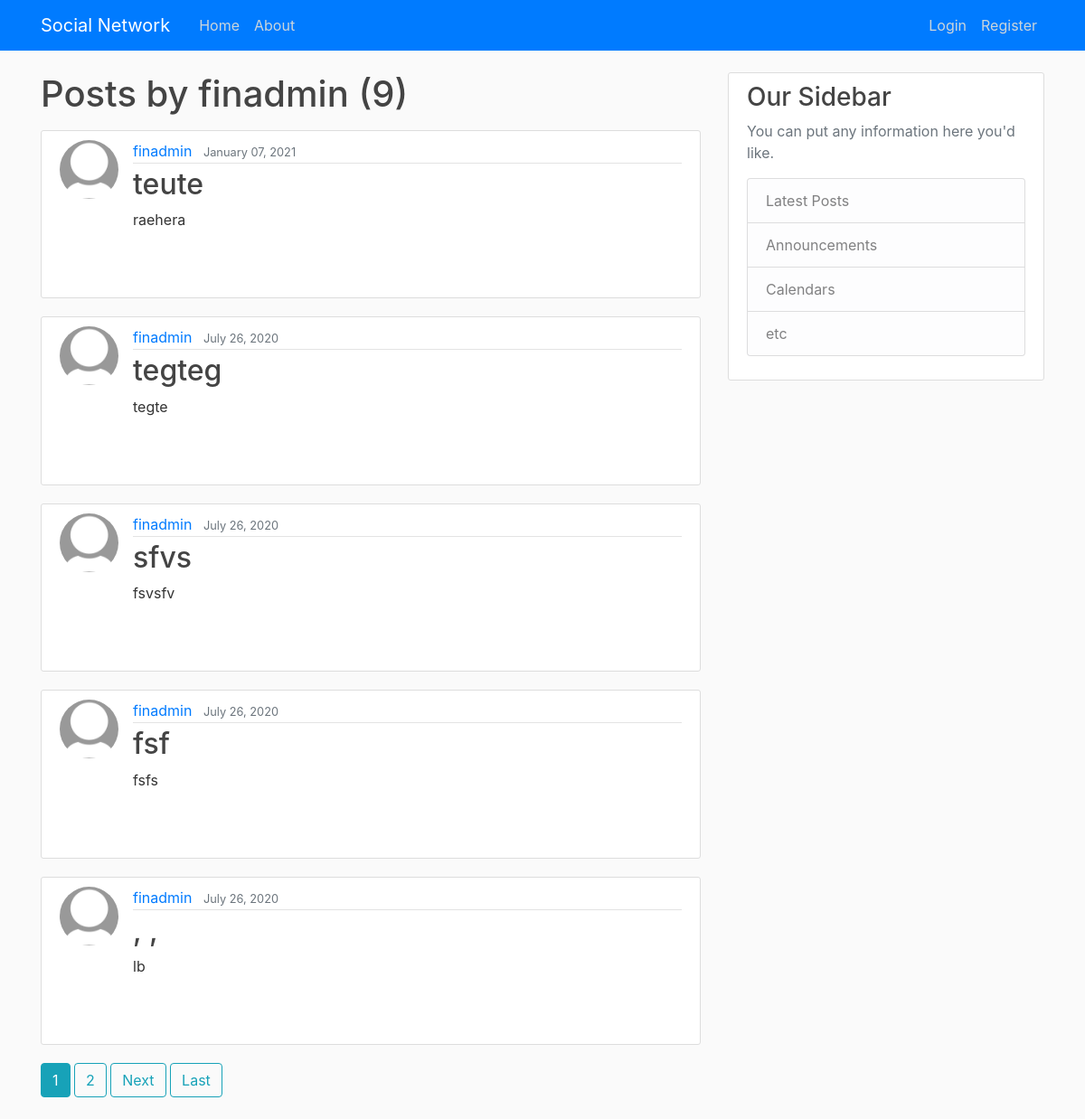
The page /user/finadmin on the database its author committed.
### blog/models.py (models this page shows, shortened)
class Post(models.Model):
    title = models.CharField(max_length=100)
    content = models.TextField()
    image = models.ImageField(default='default.jpg', upload_to='post_pics/')
    date_posted = models.DateTimeField(default=timezone.now)
    author = models.ForeignKey(User, on_delete=models.CASCADE)

### users/models.py (models this page shows, shortened)
class Profile(models.Model):
    bio = models.CharField(max_length = 100)
    user = models.OneToOneField(User, on_delete=models.CASCADE)
    image = models.ImageField(default='default.jpg', upload_to='profile_pics')

### blog/views.py (the view)
# urls.py: path('user/<str:username>', UserPostListView.as_view(), name='user-posts'),
class UserPostListView(ListView):
	model = Post
	template_name = 'blog/user_posts.html'  #  <app>/<model>_<viewtype>.html
	context_object_name = 'posts'
	paginate_by=5
	def get_queryset(self):
		user= get_object_or_404(User, username=self.kwargs.get('username'))
		return Post.objects.filter(author=user).order_by('-date_posted')

### blog/templates/blog/user_posts.html (shortened to what this page needs)
{% extends "blog/base.html"%}
{% block content %}
	<h1 class="mb-3">Posts by {{ view.kwargs.username }} ({{ page_obj.paginator.count }})</h1>
	{% for post in posts %}
		<article class="media content-section">
		  <img class="rounded-circle article-img" src="{{ post.author.profile.image.url }}">
		  <div class="media-body">
		    <div class="article-metadata">
		      <a class="mr-2" href="{% url 'user-posts' post.author.username %}">{{ post.author }}</a>
		      <small class="text-muted">{{ post.date_posted|date:"F d, Y" }}</small>
		    </div>
		    <h2><a class="article-title" href="{% url 'post-detail' post.id %}">{{ post.title }}</a></h2>
		    <p class="article-content">{{ post.content }}
		    	<img src="{{ post.Pic.image.url }}"></p>
		  </div>
		</article>
	{% endfor %}
	{% if is_paginated %}
		{% for num in page_obj.paginator.page_range %}
			{% if page_obj.number == num %}
				<a class="btn btn-info mb-4" href="?page={{ num }}">{{ num }}</a>
			{% elif num > page_obj.number|add:'-3' and num < page_obj.number|add:'3' %}
				<a class="btn btn-outline-info mb-4" href="?page={{ num }}">{{ num }}</a>
			{% endif %}
		{% endfor %}
		{% if page_obj.has_next %}
			<a class="btn btn-outline-info mb-4" href="?page={{ page_obj.next_page_number }}">Next</a>
			<a class="btn btn-outline-info mb-4" href="?page={{ page_obj.paginator.num_pages }}">Last</a>
		{% endif %}
	{% endif %}
{% endblock content %}

### blog/templates/blog/base.html (shortened to what this page needs)
{% load static %}
<!DOCTYPE html>
<html>
<head>
    <link rel="stylesheet" href="https://stackpath.bootstrapcdn.com/bootstrap/4.3.1/css/bootstrap.min.css">
	<link rel="stylesheet" type="text/css" href="{% static 'blog/main.css' %}">
</head>
<body>
	<header class="site-header">
	  	<nav class="navbar navbar-expand-md navbar-dark bg-primary fixed-top">
	    	<div class="container">
	      	<a class="navbar-brand mr-4" href="/">Social Network</a>
	      	<div class="collapse navbar-collapse" id="navbarToggle">
	        	<div class="navbar-nav mr-auto">
	          	<a class="nav-item nav-link" href="{% url 'blog-home' %}">Home</a>
	          	<a class="nav-item nav-link" href="{% url 'blog-about' %}">About</a>
	        	</div>
	        	<div class="navbar-nav">
	        	{% if user.is_authenticated %}
	        		<a class="nav-item nav-link" href="{% url 'post-create' %}">New Post</a>
	        		<a class="nav-item nav-link" href="{% url 'profile' %}">Profile</a>
	        		<a class="nav-item nav-link" href="{% url 'logout' %}">Logout</a>
	        	{% else %}
		          	<a class="nav-item nav-link" href="{% url 'login' %}">Login</a>
		          	<a class="nav-item nav-link" href="{% url 'register' %}">Register</a>
		        {% endif %}
	        	</div>
	      	</div>
	    	</div>
	  	</nav>
	</header>
	<main role="main" class="container">
	  <div class="row">
	    <div class="col-md-8">
	      {% block content %}{% endblock %}
	    </div>
	    <div class="col-md-4">
	      <div class="content-section">
	        <h3>Our Sidebar</h3>
	        <p class='text-muted'>You can put any information here you'd like.
	          <ul class="list-group">
	            <li class="list-group-item list-group-item-light">Latest Posts</li>
	            <li class="list-group-item list-group-item-light">Announcements</li>
	            <li class="list-group-item list-group-item-light">Calendars</li>
	            <li class="list-group-item list-group-item-light">etc</li>
	          </ul>
	        </p>
	      </div>
	    </div>
	  </div>
	</main>
</body>
</html>

### blog/static/blog/main.css (style rules this page uses)
body { background: #fafafa; color: #333333; margin-top: 5rem; }
h1, h2, h3, h4, h5, h6 { color: #444444; }
ul { margin: 0; }
.site-header .navbar-nav .nav-link { color: #cbd5db; }
.content-section { background: #ffffff; padding: 10px 20px; border: 1px solid #dddddd; border-radius: 3px; margin-bottom: 20px; }
.article-title { color: #444444; }
.article-content { white-space: pre-line; }
.article-img { height: 65px; width: 65px; margin-right: 16px; }
.article-metadata { padding-bottom: 1px; margin-bottom: 4px; border-bottom: 1px solid #e3e3e3 }

### rows shown on the page
Post: author.profile.image (placeholder picture), author "finadmin", date_posted "January 07, 2021", title "teute", content "raehera"
Post: author.profile.image (placeholder picture), author "finadmin", date_posted "July 26, 2020", title "tegteg", content "tegte"
Post: author.profile.image (placeholder picture), author "finadmin", date_posted "July 26, 2020", title "sfvs", content "fsvsfv"
Post: author.profile.image (placeholder picture), author "finadmin", date_posted "July 26, 2020", title "fsf", content "fsfs"
Post: author.profile.image (placeholder picture), author "finadmin", date_posted "July 26, 2020", title ", ,", content "lb"

### other values the page prints
{{ view.kwargs.username }} "finadmin"
{{ page_obj.paginator.count }} "9"
{{ num }} "1"
{{ num }} "2"
